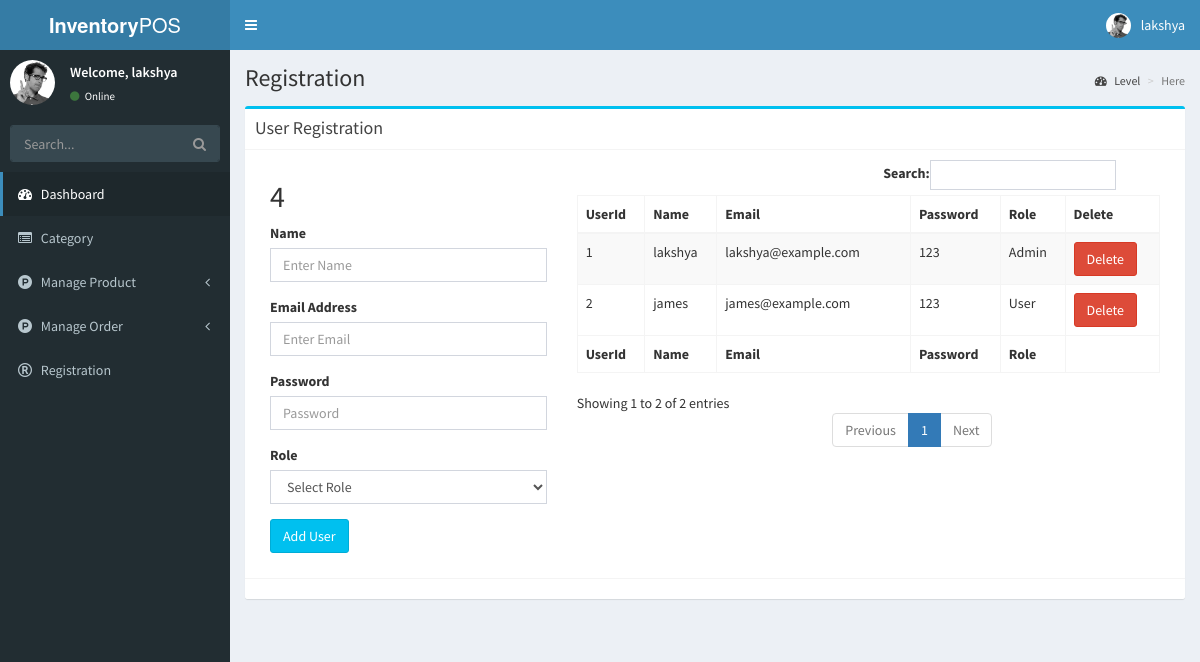
The app's page /registration.php (signed in) with its own data.
### tables this page shows
CREATE TABLE IF NOT EXISTS `tbl_user` (
  `userid` int(255) NOT NULL AUTO_INCREMENT,
  `username` varchar(255) NOT NULL,
  `useremail` varchar(255) NOT NULL,
  `password` varchar(255) NOT NULL,
  `role` varchar(50) NOT NULL,
  PRIMARY KEY (`userid`)
);

### registration.php (the view, shortened to what this page needs)
<?php require_once "./header.php"; ?>
<div class="content-wrapper">
    <section class="content-header">
        <h1>
            Registration
        </h1>
        <ol class="breadcrumb">
            <li><a href="#"><i class="fa fa-dashboard"></i> Level</a></li>
            <li class="active">Here</li>
        </ol>
    </section>
    <section class="content container-fluid">
        <div class="box box-info">
            <div class="box-header with-border">
                <h3 class="box-title">User Registration</h3>
            </div>
            <form role="form" action="" method="POST">
                <div class="box-body">
                    <div class="col-md-4">
                        <h2>4</h2>
                        <div class="form-group">
                            <label for="name">Name</label>
                            <input type="text" class="form-control" id="name" placeholder="Enter Name" name="txtname" required>
                        </div>
                        <div class="form-group">
                            <label for="email">Email Address</label>
                            <input type="email" class="form-control" id="email" placeholder="Enter Email" name="txtemail" required>
                        </div>
                        <div class="form-group">
                            <label for="password">Password</label>
                            <input type="password" class="form-control" id="password" placeholder="Password" name="password" required>
                        </div>
                        <div class="form-group">
                            <label>Role</label>
                            <select class="form-control" name="txtSelect_option" required>
                                <option value="" disabled selected>Select Role</option>
                            </select>
                        </div>
                        <div class="form-group">
                            <button type="submit" name="btnAddUser" class="btn btn-info">Add User</button>
                        </div>
                    </div>
                    <div class="col-md-8">
                        <table class="datatable table table-bordered table-striped">
                            <thead>
                                <tr>
                                    <th>UserId</th>
                                    <th>Name</th>
                                    <th>Email</th>
                                    <th>Password</th>
                                    <th>Role</th>
                                    <th>Delete</th>
                                </tr>
                            </thead>
                            <tbody>
                                <?php
                                $select = $pdo->prepare("SELECT * FROM `tbl_user` order by `userid` DESC");
                                $select->execute();
                                while ($row = $select->fetch(PDO::FETCH_OBJ)) {
                                    echo "<tr>";
                                    echo "<td>$row->userid</td>";
                                    echo "<td>$row->username</td>";
                                    echo "<td>$row->useremail</td>";
                                    echo "<td>$row->password</td>";
                                    echo "<td>$row->role</td>";
                                    echo "<td> <a href='registration.php?del={$row->userid}' role='button' class='btn btn-danger'> Delete </a> </td>";
                                    echo "</tr>";
                                }
                                ?>
                            </tbody>
                            <tfoot>
                                <tr>
                                    <th>UserId</th>
                                    <th>Name</th>
                                    <th>Email</th>
                                    <th>Password</th>
                                    <th>Role</th>
                                </tr>
                            </tfoot>
                        </table>
                    </div>
                    <div class="clearfix"></div>
                </div>
                <div class="box-footer">
                </div>
            </form>
        </div>
    </section>
</div>
<?php require_once "./footer.php"; ?>

### records on screen
tbl_user: userid "2", username "james", useremail "james@example.com", password "123", role "User"
tbl_user: userid "1", username "lakshya", useremail "lakshya@example.com", password "123", role "Admin"

### other values on screen
$_SESSION["username"] "lakshya"
